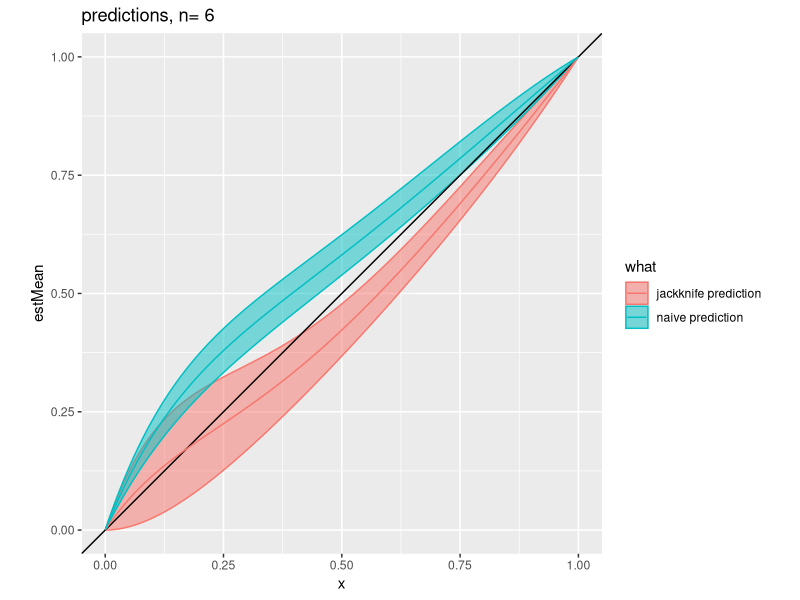
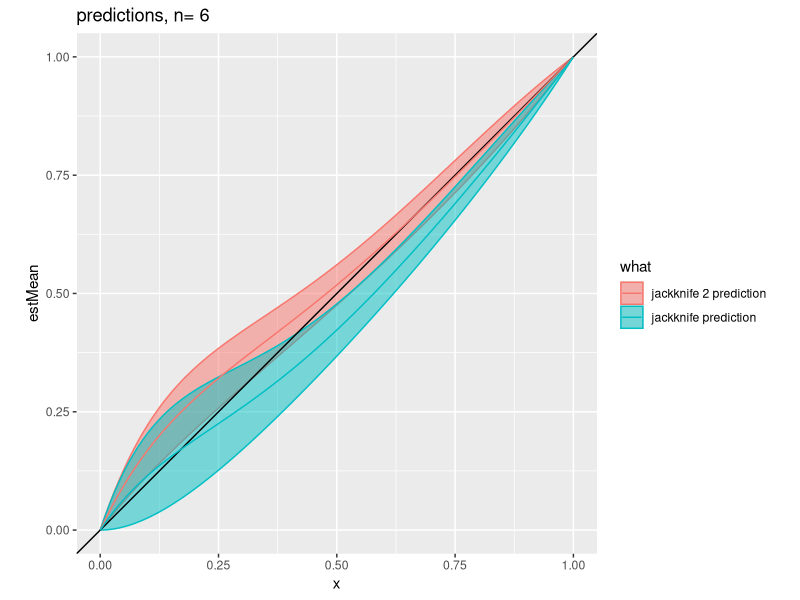
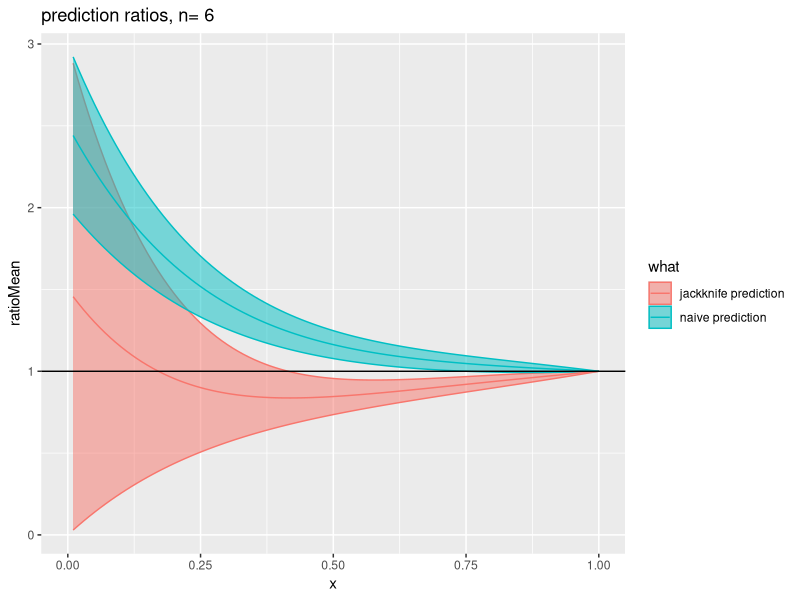
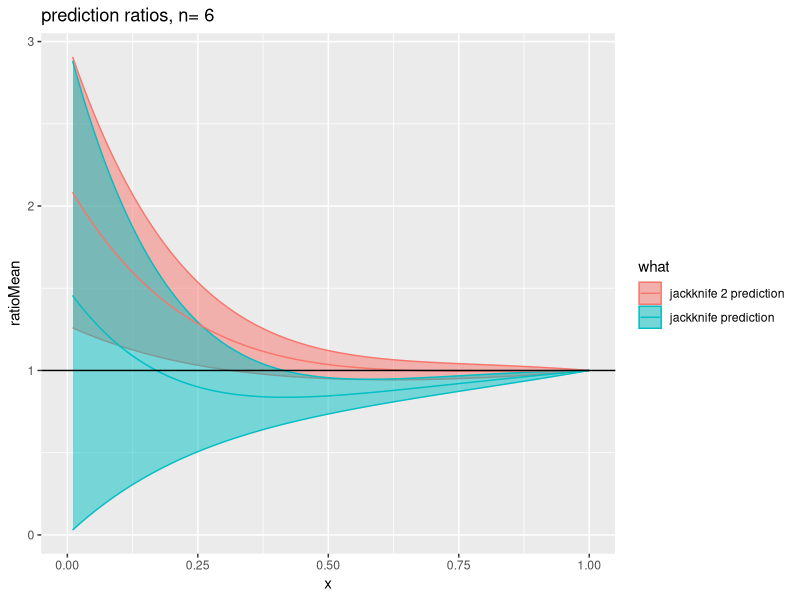

Source code (R) for these figures, in order:
## ---- chunk 1
library('polynom')
library('ggplot2')


# y_i = 1 with probability x, 0 otherwise
# k = # of groups
# n = # of examples
# B logistic regresion solution to y ~ 0 + est
# est formed different ways
set.seed(23225)
k <- 2
probOn <- polynomial(c(0,1))
gGroups <- paste('g',1:k,sep='')
# n <- 7
# d <- data.frame(group=sample(gGroups,n,replace=TRUE),
#                 one=1,
#                 y=FALSE,
#                 stringsAsFactors=FALSE)
d <- data.frame(group=rep(gGroups,3),
                one=1,
                y=FALSE,
                stringsAsFactors=FALSE)
n <- nrow(d)
dTest <- data.frame(group=gGroups,
                    stringsAsFactors=FALSE)

ests <- function(d) {
  num <- aggregate(y~group,data=d,FUN=sum)
  den <- aggregate(one~group,data=d,FUN=sum)
  est <- num$y/den$one
  names(est) <- num$group
  est
}

naiveEst <- function(d) {
  est <- ests(d)
  as.numeric(est[d$group])
}

jackknifeEst <- function(d,jackDenom=1) {
  num <- aggregate(y~group,data=d,FUN=sum)
  numM <- num$y
  names(numM) <- num$group
  numV <- numM[d$group]
  den <- aggregate(one~group,data=d,FUN=sum)
  denM <- den$one
  names(denM) <- den$group
  denV <- denM[d$group]
  v <- as.numeric((numV-d$y/jackDenom)/(denV-1/jackDenom))
  v[is.na(v)|is.infinite(v)|is.nan(v)] <- 0
  v
}


estimateExpectedPrediction <- function(d,dTest) {
  if(all(d$y) || all(!d$y) || 
     ((max(d$est)-min(d$est))<=1.0e-5)) {
    return(dTest$est)
  }
  m <- glm(y~0+est,data=d,family=binomial(link='logit'))
  predict(m,newdata=dTest,type='response')
}

ys <- expand.grid( rep( list(0:1), n))==1
nPredEstMin <- 0
jPredEstMin <- 0
jPredEst2Min <- 0
nPredEstMean <- 0
jPredEstMean <- 0
jPredEst2Mean <- 0
nPredEstMax <- 0
jPredEstMax <- 0
jPredEst2Max <- 0
for(ii in seq_len(nrow(ys))) {
  y <- as.logical(ys[ii,])
  d$y <- y
  py <- probOn^(sum(y))*(1-probOn)^(length(y)-sum(y))
  est <- ests(d)
  dTest$est <- as.numeric(est[dTest$group])
  d$est <- naiveEst(d)
  nPred <- estimateExpectedPrediction(d,dTest)
  nPredEstMin <- nPredEstMin + min(nPred)*py
  nPredEstMean <- nPredEstMean + mean(nPred)*py
  nPredEstMax <- nPredEstMax + max(nPred)*py
  d$est <- jackknifeEst(d,1)
  jPred <- estimateExpectedPrediction(d,dTest)
  jPredEstMin <- jPredEstMin + min(jPred)*py
  jPredEstMean <- jPredEstMean + mean(jPred)*py
  jPredEstMax <- jPredEstMax + max(jPred)*py
  d$est <- jackknifeEst(d,2)
  jPred2 <- estimateExpectedPrediction(d,dTest)
  jPredEst2Min <- jPredEst2Min + min(jPred2)*py
  jPredEst2Mean <- jPredEst2Mean + mean(jPred2)*py
  jPredEst2Max <- jPredEst2Max + max(jPred2)*py
}

print('naive prediction')
print(nPredEstMin)
print(nPredEstMean)
print(nPredEstMax)

print('jackknife prediction')
print(jPredEstMin)
print(jPredEstMean)
print(jPredEstMax)

print('jackknife 2 prediction')
print(jPredEstMin)
print(jPredEstMean)
print(jPredEstMax)

print('ideal prediction')
print(probOn)

plotD <- data.frame(x=seq(0,1,by=0.01),
                    stringsAsFactors = FALSE)
plotD2 <- plotD
plotD2$what <- 'naive prediction'
plotD2$estMin <- as.function(nPredEstMin)(plotD$x)
plotD2$estMean <- as.function(nPredEstMean)(plotD$x)
plotD2$estMax <- as.function(nPredEstMax)(plotD$x)
plotD3 <- plotD
plotD3$what <- 'jackknife prediction'
plotD3$estMin <- as.function(jPredEstMin)(plotD$x)
plotD3$estMean <- as.function(jPredEstMean)(plotD$x)
plotD3$estMax <- as.function(jPredEstMax)(plotD$x)
plotD4 <- plotD
plotD4$what <- 'jackknife 2 prediction'
plotD4$estMin <- as.function(jPredEst2Min)(plotD$x)
plotD4$estMean <- as.function(jPredEst2Mean)(plotD$x)
plotD4$estMax <- as.function(jPredEst2Max)(plotD$x)
plotD <- rbind(plotD2,plotD3,plotD4)

ggplot(data=rbind(plotD2,plotD3),mapping=aes(x=x,y=estMean,
                                             ymin=estMin,ymax=estMax,
                              color=what,fill=what)) +
  geom_ribbon(alpha=0.5) +
  geom_abline() + 
  geom_line() +
  coord_fixed() +
  ggtitle(paste('predictions, n=',n))

ggplot(data=rbind(plotD3,plotD4),
       mapping=aes(x=x,
                   y=estMean,
                   ymin=estMin,ymax=estMax,
                              color=what,fill=what)) +
  geom_ribbon(alpha=0.5) +
  geom_abline() + 
  geom_line() +
  coord_fixed() +
  ggtitle(paste('predictions, n=',n))


plotR <- data.frame(x=seq(0,1,by=0.01),
                    stringsAsFactors = FALSE)
plotR1ratio <- as.function(probOn)(plotR$x)
plotR2 <- plotR
plotR2$what <- 'naive prediction'
plotR2$ratioMin <- as.function(nPredEstMin)(plotR$x)/plotR1ratio
plotR2$ratioMean <- as.function(nPredEstMean)(plotR$x)/plotR1ratio
plotR2$ratioMax <- as.function(nPredEstMax)(plotR$x)/plotR1ratio
plotR3 <- plotR
plotR3$what <- 'jackknife prediction'
plotR3$ratioMin <- as.function(jPredEstMin)(plotR$x)/plotR1ratio
plotR3$ratioMean <- as.function(jPredEstMean)(plotR$x)/plotR1ratio
plotR3$ratioMax <- as.function(jPredEstMax)(plotR$x)/plotR1ratio
plotR4 <- plotR
plotR4$what <- 'jackknife 2 prediction'
plotR4$ratioMin <- as.function(jPredEst2Min)(plotR$x)/plotR1ratio
plotR4$ratioMean <- as.function(jPredEst2Mean)(plotR$x)/plotR1ratio
plotR4$ratioMax <- as.function(jPredEst2Max)(plotR$x)/plotR1ratio

ggplot(data=rbind(plotR2,plotR3),
       mapping=aes(x=x,
                   y=ratioMean,
                   ymin=ratioMin,ymax=ratioMax,
                   color=what,fill=what)) +
  geom_ribbon(alpha=0.5) +
  geom_line() + 
  geom_hline(yintercept=1) +
  ggtitle(paste('prediction ratios, n=',n))

ggplot(data=rbind(plotR3,plotR4),
       mapping=aes(x=x,
                   y=ratioMean,
                   ymin=ratioMin,ymax=ratioMax,
                   color=what,fill=what)) +
  geom_ribbon(alpha=0.5) +
  geom_line() +
  geom_hline(yintercept=1) +
  ggtitle(paste('prediction ratios, n=',n))
